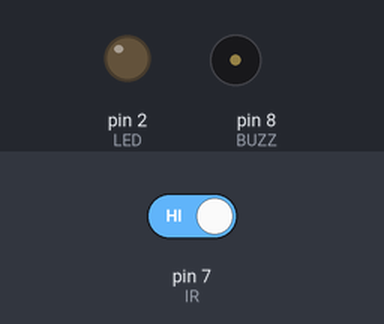
Simulated run of this sketch. Board: Arduino Uno, built with avr-gcc and run on an emulated ATmega328P. Shown: output pins drawn as LEDs (lit = HIGH), buzzer (waves = sounding). The inputs (shaded band) are chosen by the test bench; at power-on: pin 7 (IR) HIGH.

Above: at 1.2 s.
1.3 s: pin 7 (IR) driven LOW
At 2.3 s:
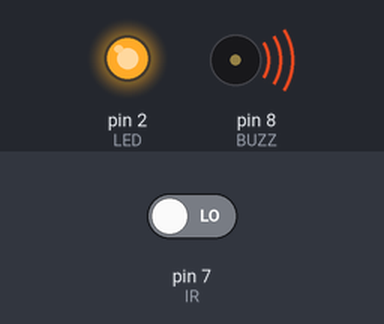
2.8 s: pin 7 (IR) driven HIGH
At 3.4 s:
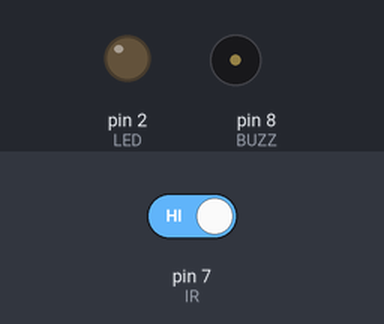
Timing chart, 0 to 5.8 s (numbered marks = the images above; inputs shaded):
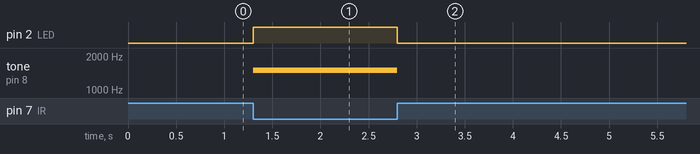

The sketch:

exp27_ir_security_alarm.ino
```cpp
const int IR = 7;     // IR sensor OUT pin connected to D7
const int LED = 2;    // Alarm LED connected to D2
const int BUZZ = 8;   // Buzzer connected to D8

void setup() {
  pinMode(IR, INPUT);
  pinMode(LED, OUTPUT);
  pinMode(BUZZ, OUTPUT);
}

void loop() {
  if (digitalRead(IR) == LOW) {
    digitalWrite(LED, HIGH);   // Object detected: LED ON
    tone(BUZZ, 1500);          // Play 1500 Hz alarm tone
  } else {
    digitalWrite(LED, LOW);    // No object: LED OFF
    noTone(BUZZ);              // Stop the buzzer
  }
}
```

Measured:
- after the input at 1.3 s, pin 2 (LED): LOW → HIGH at once; tone on pin 8 (BUZZ): silent → 1500 Hz at once
- after the input at 2.8 s, pin 2 (LED): HIGH → LOW at once; tone on pin 8 (BUZZ): 1500 Hz → silent at once
